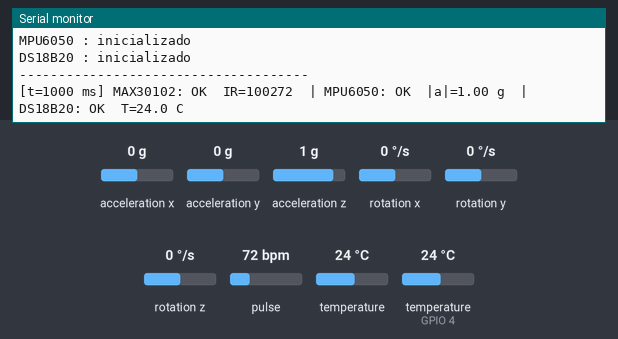
This sketch was run on a simulated ESP32. Shown: the last lines printed to the serial monitor. The test bench sets the inputs (shaded band); at power-on: acceleration z 1 g, temperature (sensor on GPIO 4) 24 °C, acceleration x 0 g, acceleration y 0 g, rotation x 0 °/s, rotation y 0 °/s, rotation z 0 °/s, pulse 72 bpm, temperature 24 °C.

Above: at 1.2 s.
1.3 s: acceleration z set to 0.6 g
At 2.4 s:
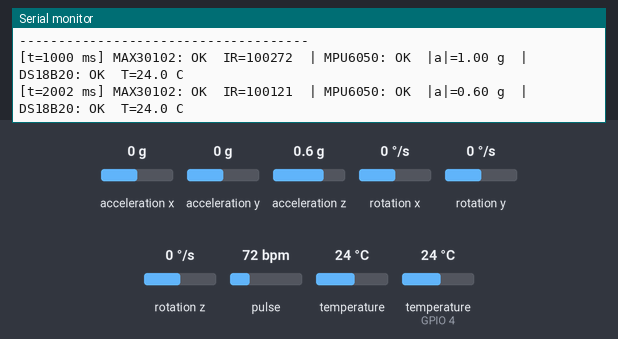
2.8 s: acceleration z set to 0.3 g
At 3.8 s:
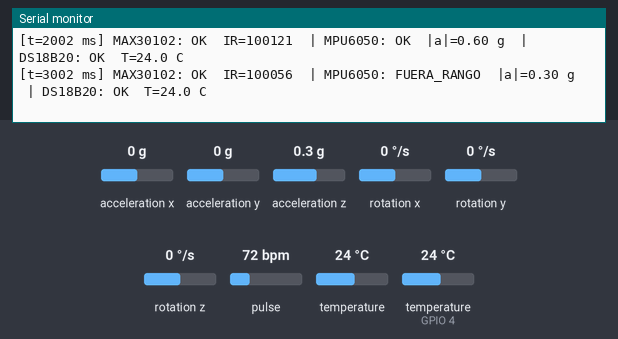
5.5 s: temperature (sensor on GPIO 4) set to 20.4 °C
At 6.7 s:
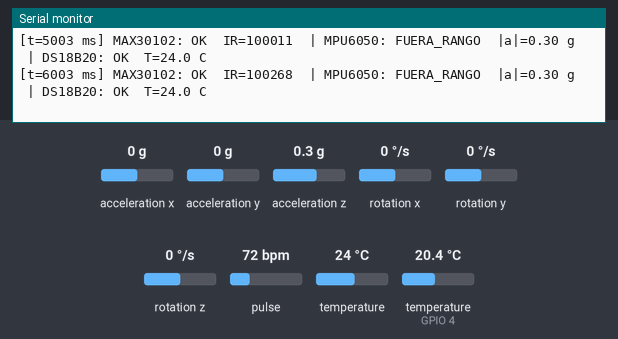
7.0 s: temperature (sensor on GPIO 4) set to 19.2 °C
At 8.4 s:
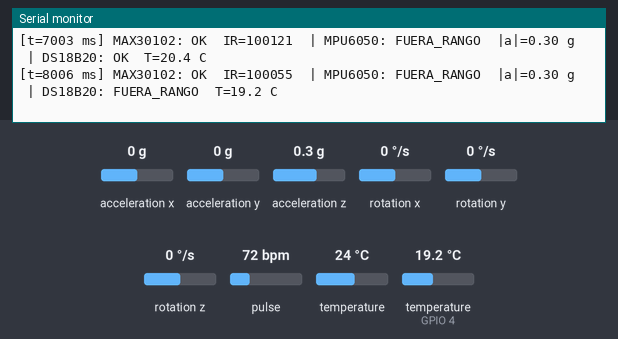
Timing chart, 0 to 10.0 s (numbered marks = the images above; inputs shaded):
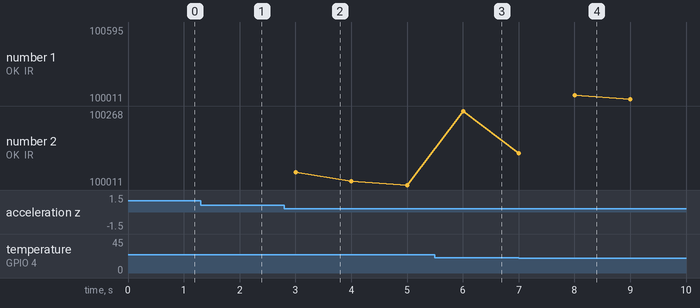

Measured:
- the behaviour switches between 0.5 and 0.4 g on acceleration z (found by bisection; images 1 and 2)
- the behaviour switches between 20 and 19.9 °C on temperature (sensor on GPIO 4) (found by bisection; images 3 and 4)
- after the input at 1.3 s, the serial monitor: prints a new line after 0.70 s (image 1)
- after the input at 2.8 s, the serial monitor: prints a new line after 0.20 s (image 2)
- after the input at 7.0 s, the serial monitor: prints a new line after 1.0 s (image 4)

The sketch:

M_dulo3_onewire_ds18b20.ino
```cpp
/*Módulo3 — Se agrega el DS18B20 en el bus 1-Wire

   Objetivo 3: En esta módulo solo agrega el DS18B20*/
#include <Wire.h>
#include "MAX30105.h"
#include <Adafruit_MPU6050.h>
#include <Adafruit_Sensor.h>
#include <OneWire.h>
#include <DallasTemperature.h>
#include <math.h>
/* 1. CONFIGURACIÓN*/

// ---------- Bus I2C ----------
#define PIN_SDA            21
#define PIN_SCL            22
#define FREC_I2C_HZ        100000UL

#define DIR_MAX30102       0x57
#define DIR_MPU6050        0x68

// ---------- Bus 1-Wire ----------
#define PIN_ONEWIRE         4
#define RESOLUCION_DS18B20  12
#define TIEMPO_CONVERSION_DS18B20  750UL

// ---------- Períodos de muestreo, en milisegundos ----------
#define PERIODO_MAX30102     10      //100 Hz
#define PERIODO_MPU6050      10      //100 Hz
#define PERIODO_DS18B20     1000     //cada cuánto se INICIA un ciclo de medición
#define PERIODO_DIAGNOSTICO 1000

// ---------- Política de reintento ----------
#define UMBRAL_FALLOS         5

// ---------- Rangos de validez ----------
#define IR_MINIMO_CONTACTO  50000UL
#define IR_MAXIMO           262143UL

#define ACEL_MAXIMA_G         16.0
#define ACEL_REPOSO_MIN_G      0.5

#define TEMP_MINIMA_C          20.0  //rango plausible para piel/periferia
#define TEMP_MAXIMA_C           45.0

#define SERIAL_BAUDIOS       115200


/*2. MODELO DE DATOS*/

enum EstadoModulo {
  NO_INICIALIZADO,
  LECTURA_OK,
  ERROR_BUS,
  FUERA_DE_RANGO,
  SIN_DATO
};

struct Medicion {
  float        valor;
  const char*  unidad;
  uint32_t     marca_tiempo;
  const char*  origen;
  bool         valida;
  EstadoModulo estado;
};

const char* nombreEstado(EstadoModulo e) {
  switch (e) {
    case NO_INICIALIZADO: return "NO_INIT";
    case LECTURA_OK:       return "OK";
    case ERROR_BUS:       return "ERROR_BUS";
    case FUERA_DE_RANGO:  return "FUERA_RANGO";
    case SIN_DATO:        return "SIN_DATO";
    default:              return "?";
  }
}


/*3. VALIDACIÓN*/

EstadoModulo validarMAX30102(uint32_t ir) {
  if (ir == 0)              return ERROR_BUS;
  if (ir >= IR_MAXIMO)      return FUERA_DE_RANGO;
  if (ir < IR_MINIMO_CONTACTO) return FUERA_DE_RANGO;
  return LECTURA_OK;
}
EstadoModulo validarMPU6050(float ax, float ay, float az) {
  float magnitud = sqrt(ax*ax + ay*ay + az*az);
  if (ax == 0.0 && ay == 0.0 && az == 0.0) return ERROR_BUS;
  if (magnitud > ACEL_MAXIMA_G)            return FUERA_DE_RANGO;
  if (magnitud < ACEL_REPOSO_MIN_G)        return FUERA_DE_RANGO;
  return LECTURA_OK;
}

EstadoModulo validarDS18B20(float temperatura) {

  if (temperatura <= -126.0 || fabs(temperatura - 85.0) < 0.01) {
    return ERROR_BUS;
  }
  if (temperatura < TEMP_MINIMA_C || temperatura > TEMP_MAXIMA_C) {
    return FUERA_DE_RANGO;
  }
  return LECTURA_OK;
}

/*4. ESTADO GLOBAL*/

MAX30105         max30102;
Adafruit_MPU6050 mpu;
OneWire           busOneWire(PIN_ONEWIRE);
DallasTemperature ds18b20(&busOneWire);
DeviceAddress     direccionDS18B20;   // ROM code de 8 bytes, se lee en inicializarDS18B20()
Medicion medIR    = {0, "cuentas", 0, "MAX30102", false, NO_INICIALIZADO};
Medicion medAcel  = {0, "g",       0, "MPU6050",  false, NO_INICIALIZADO};
Medicion medTemp  = {0, "C",       0, "DS18B20",  false, NO_INICIALIZADO};
uint8_t fallosMax  = 0;
uint8_t fallosMpu  = 0;
uint8_t fallosTemp = 0;
uint32_t tMax  = 0;
uint32_t tMpu  = 0;
uint32_t tDiag = 0;


/*5. MÓDULO MAX30102  (sin cambios respecto a la etapa 2)*/

bool inicializarMAX30102() {
  if (!max30102.begin(Wire, I2C_SPEED_STANDARD)) {
    medIR.estado = ERROR_BUS;
    return false;
  }
  max30102.setup(0x1F, 4, 2, 100, 411, 4096);
  medIR.estado = SIN_DATO;
  return true;
}
void actualizarMAX30102() {
  max30102.check();

  if (!max30102.available()) {
    fallosMax++;
    if (fallosMax >= UMBRAL_FALLOS) medIR.estado = ERROR_BUS;
    return;
  }
  uint32_t ir = max30102.getFIFOIR();
  max30102.nextSample();
  EstadoModulo estado = validarMAX30102(ir);
  medIR.valor        = (float)ir;
  medIR.marca_tiempo = millis();
  medIR.estado       = estado;
  medIR.valida       = (estado == LECTURA_OK);

  fallosMax = (estado == ERROR_BUS) ? fallosMax + 1 : 0;
}


/*6. MÓDULO MPU6050*/

bool inicializarMPU6050() {
  if (!mpu.begin(DIR_MPU6050, &Wire)) {
    medAcel.estado = ERROR_BUS;
    return false;
  }
  mpu.setAccelerometerRange(MPU6050_RANGE_16_G);
  mpu.setGyroRange(MPU6050_RANGE_2000_DEG);
  mpu.setFilterBandwidth(MPU6050_BAND_44_HZ);
  medAcel.estado = SIN_DATO;
  return true;
}
void actualizarMPU6050() {
  sensors_event_t a, g, temp;

  if (!mpu.getEvent(&a, &g, &temp)) {
    fallosMpu++;
    if (fallosMpu >= UMBRAL_FALLOS) medAcel.estado = ERROR_BUS;
    return;
  }

  const float G = 9.80665;
  float ax = a.acceleration.x / G;
  float ay = a.acceleration.y / G;
  float az = a.acceleration.z / G;

  EstadoModulo estado = validarMPU6050(ax, ay, az);
  medAcel.valor        = sqrt(ax*ax + ay*ay + az*az);
  medAcel.marca_tiempo = millis();
  medAcel.estado       = estado;
  medAcel.valida       = (estado == LECTURA_OK);

  fallosMpu = (estado == ERROR_BUS) ? fallosMpu + 1 : 0;
}


/*7. MÓDULO DS18B20 — máquina de estados no bloqueante*/
enum EstadoDS18B20 { DS_REPOSO, DS_CONVIRTIENDO };
EstadoDS18B20 estadoDS  = DS_REPOSO;
uint32_t      tSolicitud = 0;
bool inicializarDS18B20() {
  ds18b20.begin();
  if (ds18b20.getDeviceCount() == 0) {
    medTemp.estado = ERROR_BUS;
    return false;
  }
  if (!ds18b20.getAddress(direccionDS18B20, 0)) {
    medTemp.estado = ERROR_BUS;
    return false;
  }
  ds18b20.setResolution(direccionDS18B20, RESOLUCION_DS18B20);
  //se desactiva la espera bloqueante interna de la librería.
  //Sin esto, requestTemperatures() se comporta como un delay(750).
  ds18b20.setWaitForConversion(false);
  medTemp.estado = SIN_DATO;
  return true;
}

void actualizarDS18B20() {
  uint32_t ahora = millis();
  switch (estadoDS) {
    case DS_REPOSO:
      //Se pide la conversión y se sigue de largo, sin esperar
      ds18b20.requestTemperaturesByAddress(direccionDS18B20);
      tSolicitud = ahora;
      estadoDS = DS_CONVIRTIENDO;
      break;
    case DS_CONVIRTIENDO:
      //Mientras no se cumpla el tiempo de conversión, no se hace
      //nada, el resto del firmware sigue corriendo con normalidad
      if (ahora - tSolicitud >= TIEMPO_CONVERSION_DS18B20) {

        float temperatura = ds18b20.getTempC(direccionDS18B20);
        EstadoModulo estado = validarDS18B20(temperatura);
        medTemp.valor        = temperatura;
        medTemp.marca_tiempo = ahora;
        medTemp.estado       = estado;
        medTemp.valida       = (estado == LECTURA_OK);
        fallosTemp = (estado == ERROR_BUS) ? fallosTemp + 1 : 0;
        if (fallosTemp >= UMBRAL_FALLOS) medTemp.estado = ERROR_BUS;
        estadoDS = DS_REPOSO;   // listo para el siguiente ciclo
      }
      break;
  }
}


/* 8. DIAGNÓSTICO*/

void imprimirDiagnostico() {
  Serial.print("[t=");
  Serial.print(millis());
  Serial.print(" ms] MAX30102: ");
  Serial.print(nombreEstado(medIR.estado));
  Serial.print("  IR=");
  Serial.print(medIR.valor, 0);
  Serial.print("  | MPU6050: ");
  Serial.print(nombreEstado(medAcel.estado));
  Serial.print("  |a|=");
  Serial.print(medAcel.valor, 2);
  Serial.print(" g");
  Serial.print("  | DS18B20: ");
  Serial.print(nombreEstado(medTemp.estado));
  Serial.print("  T=");
  Serial.print(medTemp.valor, 1);
  Serial.println(" C");
}


/*9. SETUP*/

void setup() {
  Serial.begin(SERIAL_BAUDIOS);
  Wire.begin(PIN_SDA, PIN_SCL, FREC_I2C_HZ);
  Serial.println();
  Serial.println("=== ETAPA 3: + DS18B20 en 1-Wire ===");
  Serial.print("MAX30102: ");
  Serial.println(inicializarMAX30102() ? "inicializado" : "NO responde");
  Serial.print("MPU6050 : ");
  Serial.println(inicializarMPU6050() ? "inicializado" : "NO responde");
  Serial.print("DS18B20 : ");
  Serial.println(inicializarDS18B20() ? "inicializado" : "NO responde");
  Serial.println("-------------------------------------");
}


/*10. LOOP — planificador no bloqueante*/

uint32_t tTemp = 0;   //nueva marca de tiempo para este módulo
void loop() {
  uint32_t ahora = millis();
  if (ahora - tMax >= PERIODO_MAX30102) {
    tMax = ahora;
    actualizarMAX30102();
  }
  if (ahora - tMpu >= PERIODO_MPU6050) {
    tMpu = ahora;
    actualizarMPU6050();
  }

  //El DS18B20 se actualiza en cada vuelta del loop, sin período de
  //entrada:,la propia máquina de estados regula su temporización
  actualizarDS18B20();
  if (ahora - tDiag >= PERIODO_DIAGNOSTICO) {
    tDiag = ahora;
    imprimirDiagnostico();
  }
}
```
